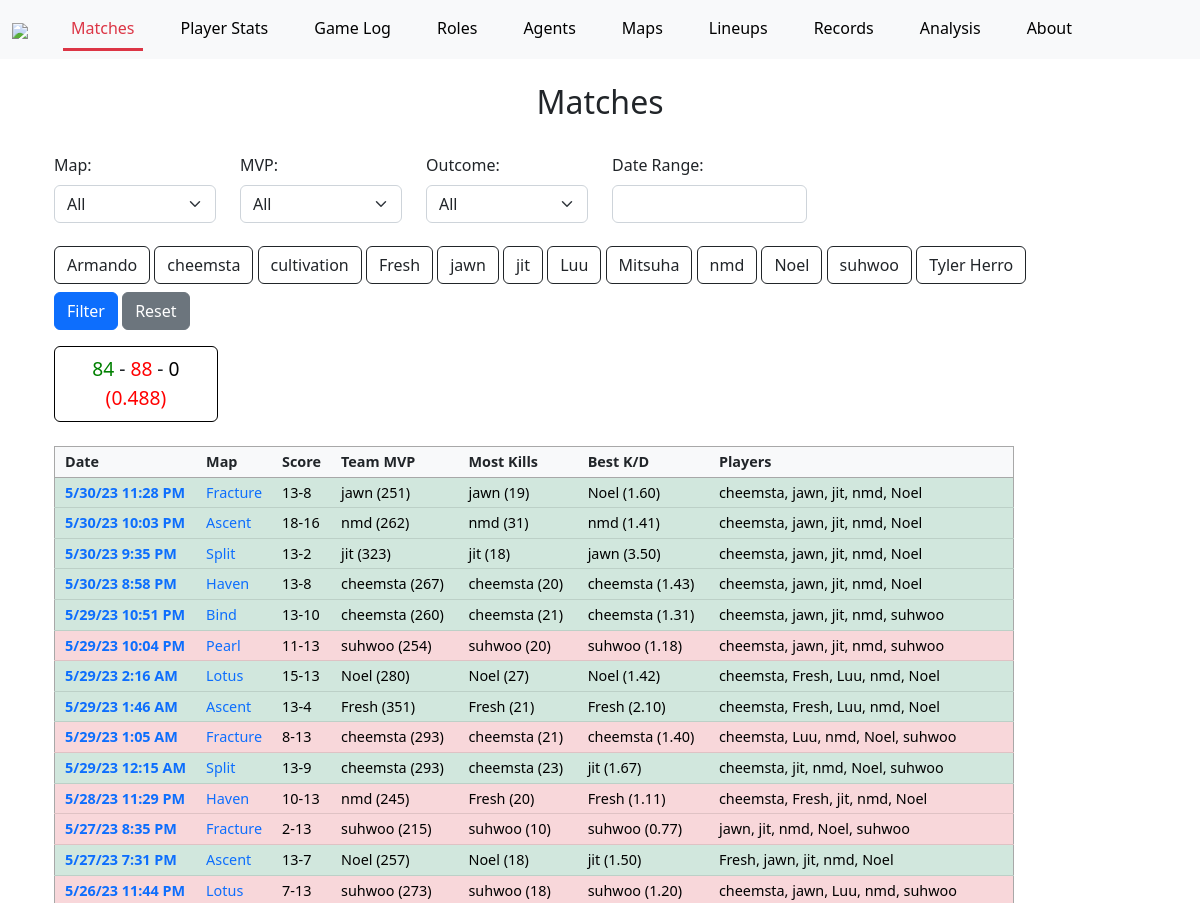
/matches/ (upper part), run on an earlier commit of the app's database.
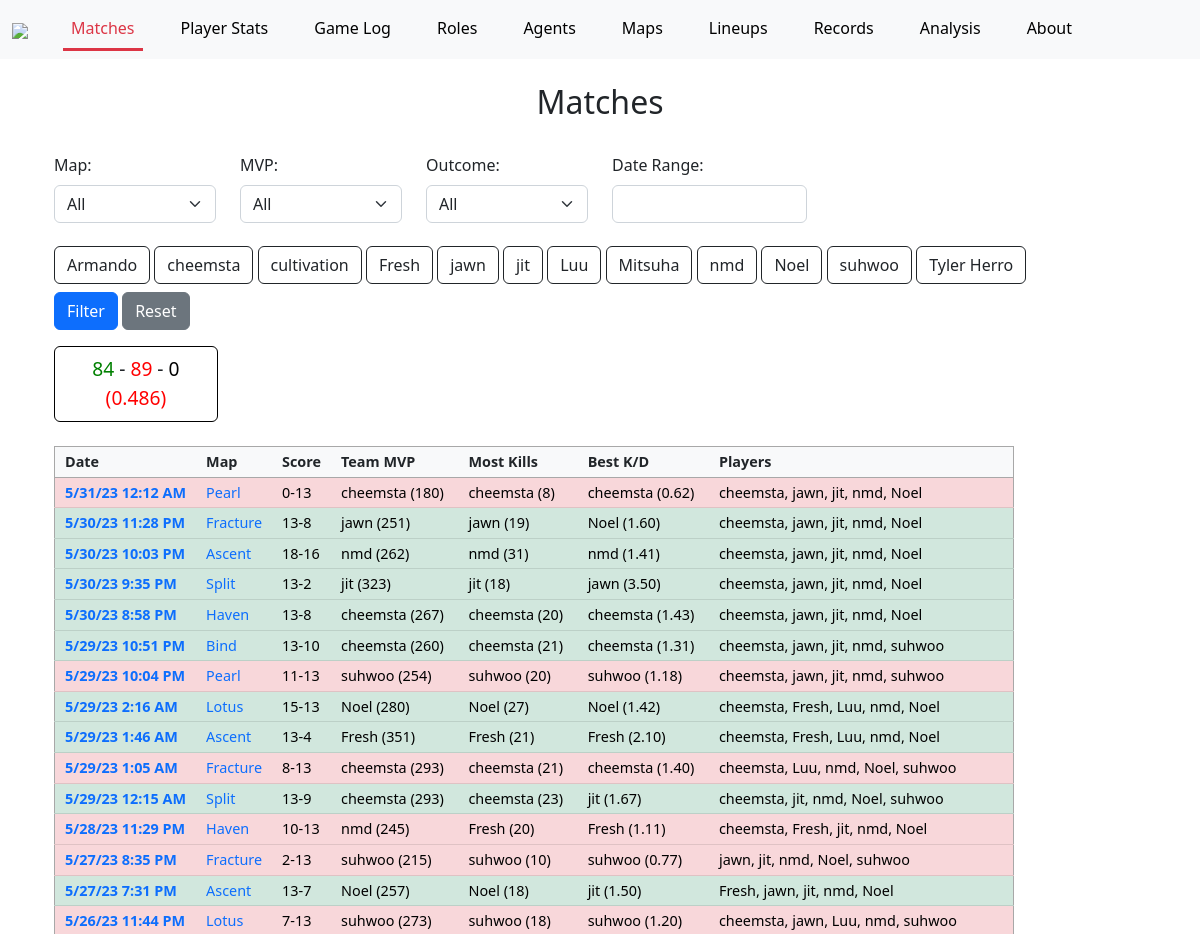
And on a later commit of the database.
### match/models.py (models this page shows, shortened)
class Match(models.Model):
    MatchID = models.CharField(max_length=200, unique=True)
    Map = models.CharField(max_length=200)
    Date = models.DateTimeField()
    Score = models.CharField(max_length=200)
    TeamOneScore = models.IntegerField()
    TeamTwoScore = models.IntegerField()
    ScoreDifferential = models.IntegerField()
    TeamOneWon = models.IntegerField()
    TeamOneLost = models.IntegerField()
    MatchDraw = models.IntegerField()
    RoundsPlayed = models.IntegerField()
    Players = models.CharField(max_length=500)
    MVP = models.CharField(max_length=200)
    MVP_ACS = models.IntegerField()
    TopKiller = models.CharField(max_length=200)
    MostKills = models.IntegerField()
    TopKDR = models.CharField(max_length=200)
    TopKDRValue = models.FloatField()
    N_Duelists = models.IntegerField()
    N_Sentinels = models.IntegerField()
    N_Initiators = models.IntegerField()
    N_Controllers = models.IntegerField()

### match/views.py (the view)
# urls.py: path('matches/', views.match_list, name='match_list'),
def match_list(request):
    matches = Match.objects.all().order_by('-Date')
    colorClasses = ["btn-danger", "btn-success", "btn-outline-dark"]
    unique_maps = sorted(list(Match.objects.values_list("Map", flat=True).distinct()))
    unique_players = sorted(list(Player.objects.filter(Team="Team A").values_list("DisplayName", flat=True).distinct()),
                            key=lambda x: x.lower())
    start_date = None
    end_date = None
    map_filter = request.GET.get('map')
    outcome_filter = request.GET.get('outcome')
    date_filter = request.GET.get('dateRange')
    mvp_filter = request.GET.get('mvp')
    if map_filter == "None":
        map_filter = None
    if outcome_filter == "None":
        outcome_filter = None
    if mvp_filter == "None":
        mvp_filter = None
    if date_filter == "None":
        date_filter = None
    button_values = {}
    for player in unique_players:
        value = request.GET.get(str(player), None)
        if value is not None:
            button_values[player] = int(value)
    if date_filter is not None:
        start_date = date_filter.split(' - ')[0]
        end_date = date_filter.split(' - ')[1]
    matches = FilterMatches(matches, map_filter, outcome_filter, date_filter, mvp_filter)
    matches = FilterPlayerParticipation(matches, button_values)
    wins = sum([x[0] for x in list(matches.values_list("TeamOneWon"))])
    losses = sum([x[0] for x in list(matches.values_list("TeamOneLost"))])
    draws = sum([x[0] for x in list(matches.values_list("MatchDraw"))])
    if wins+losses+draws == 0:
        win_pct = 0
    else:
        win_pct = (wins+0.5*draws)/(wins+losses+draws)
    context = {
        'matches': matches,
        'unique_maps': unique_maps,
        'unique_players': unique_players,
        'map_filter': map_filter,
        'outcome_filter': outcome_filter,
        'date_filter': date_filter,
        'start_date': start_date,
        'end_date': end_date,
        'mvp_filter': mvp_filter,
        'button_values': button_values,
        'colorClasses': colorClasses,
        'wins': wins,
        'losses': losses,
        'draws': draws,
        'win_pct': win_pct,
    }
    return render(request, 'match/match_list.html', context)

### match/views.py (called while the page is built, shortened)
def FilterMatches(matches, map_filter, outcome_filter, date_filter, mvp_filter):
    if map_filter:
        matches = matches.filter(Map=map_filter)
    if date_filter:
        date_split = date_filter.split(' - ')
        start = datetime.strptime(date_split[0], '%m/%d/%Y')
        end = datetime.strptime(date_split[1], '%m/%d/%Y')
        matches = matches.filter(Date__range=(start, end))
    if mvp_filter:
        matches = matches.filter(MVP=mvp_filter)
    return matches

### match/templates/match/match_list.html (shortened to what this page needs)
{% extends 'match/base.html' %}
{% load custom_filters %}
{% block content %}
<div class="container">
  <br>
  <h2 style="text-align: center">Matches</h2>
  <br>
  <div>
    <form method="get" action="" id="filter-form">
      <div class="row mb-2 ">
        <div class="col-md-2">
          <label for="map" class="form-label">Map:</label>
          <select id="map" name="map" class="form-select">
            <option value="">All</option>
          </select>
        </div>
        <div class="col-md-2" style="padding-bottom:15px;">
          <label for="mvp" class="form-label">MVP:</label>
          <select id="mvp" name="mvp" class="form-select">
            <option value="">All</option>
          </select>
        </div>
        <div class="col-md-2">
          <label for="outcome" class="form-label">Outcome:</label>
          <select id="outcome" name="outcome" class="form-select">
            <option value="">All</option>
          </select>
        </div>
        <div class="col-md-4">
          <label for="dateRange" class="form-label">Date Range:</label>
          <br>
          <input type="text" id="dateRange" name="dateRange" class="form-select-clone" {% if date_filter is None %} value="" {% else %} value={{ date_filter }} {% endif %}/>
        </div>
      </div>
      <div class="row mb-2 ">
        <div class="col">
          {% for player in unique_players %}
            <div class="btn-group-toggle d-inline-block" data-toggle="buttons">
              {% if button_values|default:None %}
                {% with button_values|get_item:player as value %}
                  <input type="radio" name="{{ player }}" value="2" {% if value == 2 %}checked{% endif %} hidden>
                  <input type="radio" name="{{ player }}" value="1" {% if value == 1 %}checked{% endif %} hidden>
                  <input type="radio" name="{{ player }}" value="0" {% if value == 0 %}checked{% endif %} hidden>
                  <button type="button" id="toggler-{{ player }}" class="btn {% if value == 0 %}{{ colorClasses.0 }}{% elif value == 1 %}{{ colorClasses.1 }}{% else %}{{ colorClasses.2 }}{% endif %}">{{ player }}</button>
                {% endwith %}
              {% else %}
                <button type="button" id="toggler-{{ player }}" class="btn btn-outline-dark">{{ player }}</button>
              {% endif %}
            </div>
          {% endfor %}
        </div>
      </div>
      <button type="submit" class="btn btn-primary">Filter</button>
      <button type="button" class="btn btn-secondary" onclick="resetFilter()">Reset</button>
    </form>
  </div>
  <div class="mt-3" style="font-size:120%">
    <div id="info" style="display:inline-block; text-align:center; width:15%; padding-top:7px; border:1px solid black"
        class="col-xl-4 rounded p-2 mb-4 center">
      <div style="display:inline-block; color:green;" title="Wins" data-bs-toggle="tooltip" data-bs-placement="top">
        {{ wins }}
      </div>
      <div style="display:inline-block;">-</div>
      <div style="display:inline-block; color:red" title="Losses" data-bs-toggle="tooltip" data-bs-placement="top">
        {{ losses }}
      </div>
      <div style="display:inline-block;">-</div>
      <div style="display:inline-block; color:black" title="Draws" data-bs-toggle="tooltip" data-bs-placement="top">
        {{ draws }}
      </div>
      <div title="Win Percentage" data-bs-toggle="tooltip" data-bs-placement="top"
          style="display:inline-block; {% if win_pct > 0.5 %}color:green{% elif win_pct < 0.5 %}color:red{% else %}color:black{% endif %}">
        ({{ win_pct|floatformat:3 }})
      </div>
    </div>
  </div>
  <div class="table-responsive-lg center" style="padding-top: 0px;">
  <table id="match-list" class="table table-hover table-sm"
      style="font-size:90%; overflow:hidden; width:90%; border: 1px solid rgb(168, 168, 168);">
    <thead>
      <tr class="bg-light">
        <th>Date</th>
        <th>Map</th>
        <th>Score</th>
        <th>Team MVP</th>
        <th>Most Kills</th>
        <th>Best K/D</th>
        <th>Players</th>
      </tr>
    </thead>
    <tbody>
      {% for match in matches %}
        <tr class="{% if match.TeamOneWon %}table-success{% elif match.MatchDraw %}table-default{% else %}table-danger{% endif %}">
          <td style="font-weight:bold"><a href="{% url 'match_detail' match.MatchID %}">{{ match.Date|date:"n/j/y" }} {{ match.Date|time:"g:i A" }}</a></td>
          <td><a href="{% url 'map_detail' match.Map %}" %}>{{ match.Map }}</a></td>
          <td>{{ match.Score }}</td>
          <td>{{ match.MVP }} ({{ match.MVP_ACS }})</td>
          <td>{{ match.TopKiller }} ({{ match.MostKills }})</td>
          <td>{{ match.TopKDR }} ({{ match.TopKDRValue|floatformat:2 }})</td>
          <td>{{ match.Players }}</td>
        </tr>
      {% endfor %}
    </tbody>
  </table>
</div>
{% endblock %}

### match/templates/match/base.html (shortened to what this page needs)
<!DOCTYPE html>
{% load static %}
<html>
<head>
    <link href="https://cdn.jsdelivr.net/npm/bootstrap@5.2.3/dist/css/bootstrap.min.css" rel="stylesheet">
    <link rel="stylesheet" type="text/css" href="https://cdn.jsdelivr.net/npm/daterangepicker/daterangepicker.css" />
    <link rel="stylesheet" href="https://cdnjs.cloudflare.com/ajax/libs/font-awesome/4.7.0/css/font-awesome.min.css">
    <link href="https://cdn.datatables.net/v/bs5/dt-1.13.4/b-2.3.6/b-colvis-2.3.6/fc-4.2.2/fh-3.3.2/r-2.4.1/sc-2.1.1/sb-1.4.2/datatables.min.css" rel="stylesheet"/>
</head>
<body>
    <nav class="navbar navbar-expand-lg bg-light">
        <div class="container-fluid">
            <a class="navbar-brand" href="{% url 'homepage' %}" style="margin-right:35px">
                <img src="https://i.imgur.com/sK4TA5B.png" height="40px">
            </a>
          <div class="collapse navbar-collapse" id="navbarScroll">
            <ul class="navbar-nav me-auto my-2 my-lg-0 navbar-nav-scroll">
                <li class="nav-item">
                    <a id="matches" class="nav-link hover-nav" style="color:black; border-bottom: solid 3px transparent;" href="{% url 'match_list' %}">Matches</a>
                </li>
                <li class="nav-item">
                    <a id="stats" class="nav-link hover-nav" style="color:black" href="{% url 'player_stats' %}">Player Stats</a>
                </li>
                <li class="nav-item">
                    <a id="gamelog" class="nav-link hover-nav" style="color:black" href="{% url 'gamelog' %}">Game Log</a>
                </li>
                <li class="nav-item">
                    <a id="roles" class="nav-link hover-nav" style="color:black" href="{% url 'roles_overview' %}">Roles</a>
                </li>
                <li class="nav-item">
                    <a id="agents" class="nav-link hover-nav" style="color:black" href="{% url 'agents_overview' %}">Agents</a>
                </li>
                <li class="nav-item">
                    <a id="maps" class="nav-link hover-nav" style="color:black" href="{% url 'maps_overview' %}">Maps</a>
                </li>
                <li class="nav-item">
                    <a id="lineups" class="nav-link hover-nav" style="color:black" href="{% url 'lineups' %}">Lineups</a>
                </li>
                <li class="nav-item">
                    <a id="records" class="nav-link hover-nav" style="color:black;" href="{% url 'record_overview' %}">Records</a>
                </li>
                <li class="nav-item">
                    <a id="analysis" class="nav-link hover-nav" style="color:black;" href="{% url 'analysis' %}">Analysis</a>
                </li>
                <li class="nav-item">
                    <a id="about" class="nav-link hover-nav" style="color:black;" href="{% url 'about' %}">About</a>
                </li>
            </ul>
          </div>
        </div>
    </nav>
    <div class="container">
        {% block content %}{% endblock %}
    </div>
</body>
</html>

### match/templates/match/match_list.html (style rules this page uses)
table { table-layout: auto !important; width: 1px !important; overflow: visible !important; }
td, th { max-width:100%; white-space:nowrap; padding-left: 10px !important; padding-right: 10px !important; }
.nav-link { margin-right: 30px; }
.nav-link#matches { color:rgb(220,53,69) !important; border-bottom: solid 3px rgb(220,53,69) !important; }
a { text-decoration: none !important; }
.form-select-clone { display:block !important; padding:.375rem .75rem .375rem .75rem !important; width:56%; font-size:1rem !important; font-weight:400 !important; line-height:1.5 !important; color:#212529 !important; background-color:#fff !important; background-repeat:no-repeat; background-position:right .75rem center; background-size:16px 12px !important; border:1px solid #ced4da !important; border-radius:.375rem !important; transition:border-color .15s ease-in-out,box-shadow .15s ease-in-out; -webkit-appearance:none; -moz-appearance:none; appearance:none; }
table { border-radius: 5px; }

What changed in the data, as far as the page shows it:
added Match: Date "5/31/23", Date "12:12 AM", Map "Pearl", Score "0-13", MVP "cheemsta", MVP_ACS "180", TopKiller "cheemsta", MostKills "8", TopKDR "cheemsta", TopKDRValue "0.62", Players "cheemsta, jawn, jit, nmd, Noel", TeamOneWon 0 (drawn)
Also different on the page:
{{ losses }}: "88" → "89"
{{ win_pct|floatformat:3 }}: "0.488" → "0.486"
